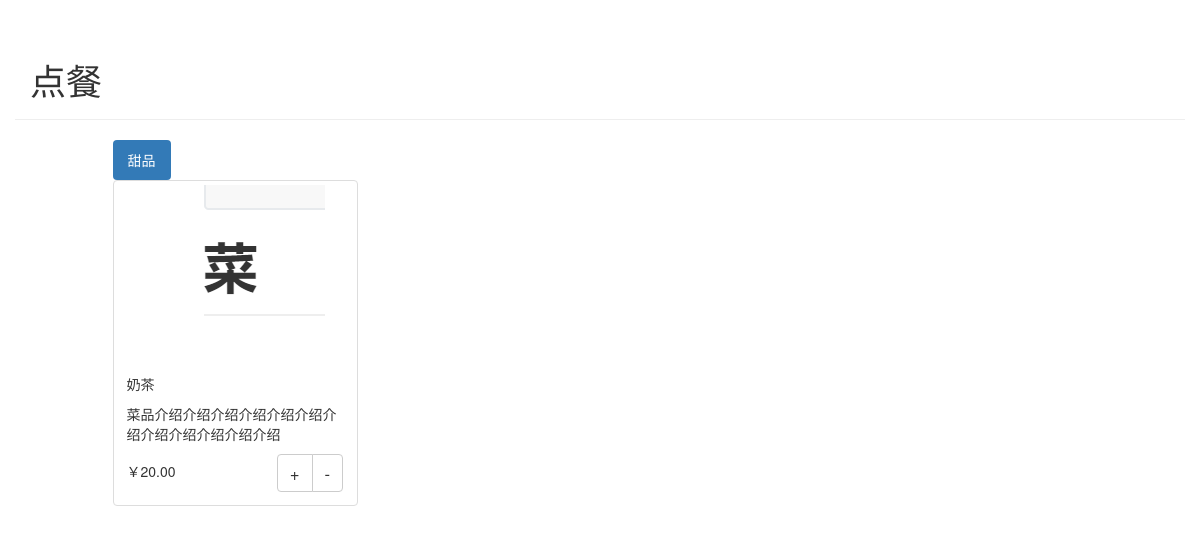
Page /order/menu/ on the earlier database version.
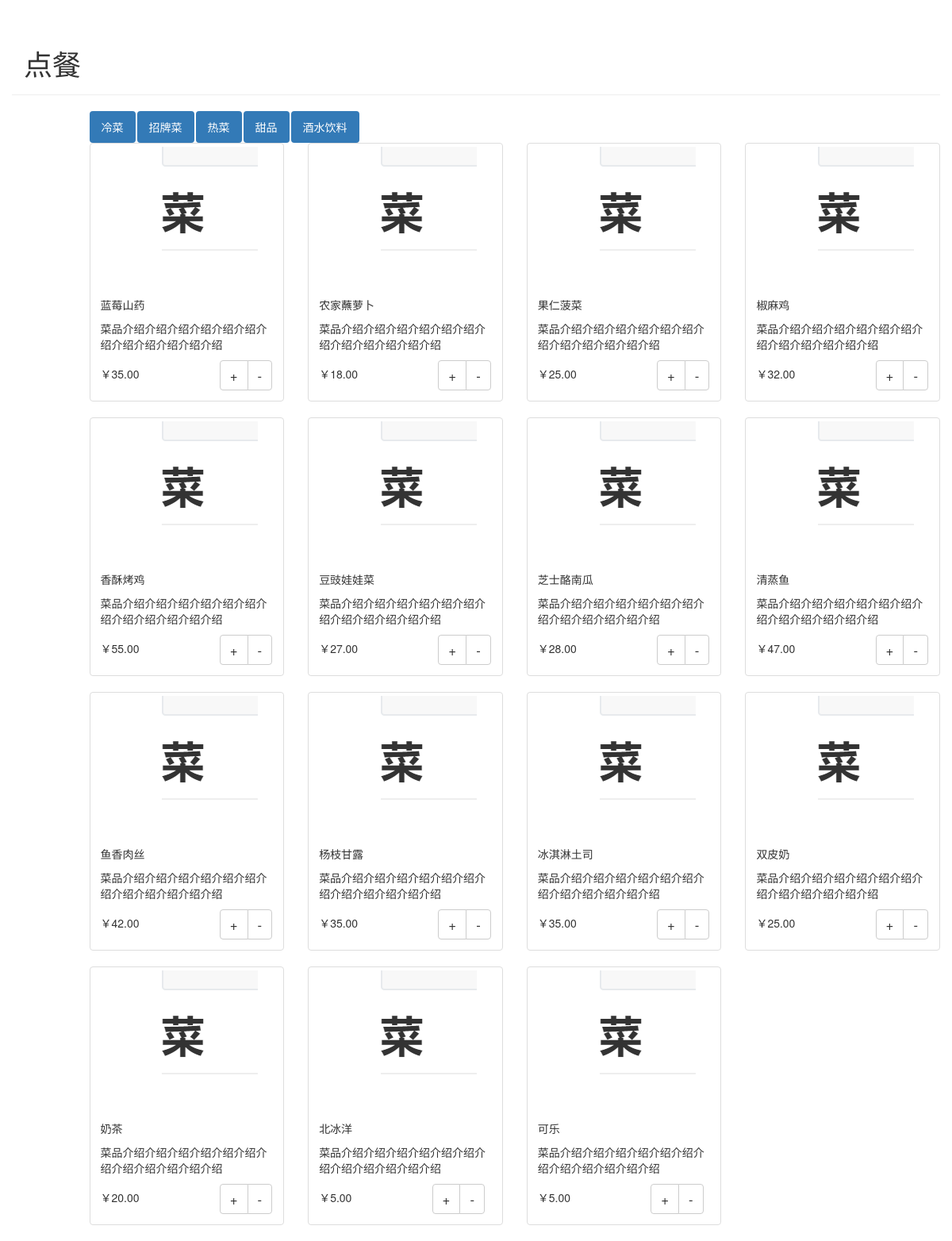
Same page on the later database version.
### business/models.py (models this page shows, shortened)
class CuisineKind(models.Model):
	kind=models.CharField(primary_key=True,max_length=20,verbose_name='菜式')
	num=models.IntegerField(verbose_name='数量')
	class Meta:
		ordering=['kind']

class Cuisine(models.Model):
	name=models.CharField(primary_key=True,max_length=20,verbose_name='菜名')
	kind=models.ForeignKey('CuisineKind',to_field='kind',verbose_name='菜式',on_delete=models.CASCADE)
	price=models.DecimalField(max_digits=5,decimal_places=2,verbose_name='价格')
	img=models.ImageField(verbose_name='图片',upload_to="menus",default='default/cuisineph.png')
	class Meta:
		ordering=['kind']

### order/views.py (the view)
# urls.py: path('menu/',views.get_menu),#菜单页面
def get_menu(request):
	cuisine_kind=CuisineKind.objects.all()
	menu=Cuisine.objects.all()
	return render(request,'order/menu.html',
					{
						'cuisine_kind':cuisine_kind,
						'menu':menu,
					}
				)

### templates/order/menu.html (shortened to what this page needs)
<!DOCTYPE html>
<html lang='en'>
<head>
<link rel="stylesheet" href="https://cdn.jsdelivr.net/npm/bootstrap@3.3.7/dist/css/bootstrap.min.css">
</head>
<body>
<div class="container page-header">
	<h1>点餐</h1>
</div>
<div class="container page-body">
	<div class="row">
		<div class="con-md-10 col-md-offset-1 " >
			<ul class="nav nav-pills ">
				{%for kind in cuisine_kind%}
					<li role="presentation" class="active">
						<a href="#">{{kind.kind}}</a>
					</li>
				{%endfor%}
			</ul>
		</div>
	</div>
<div class="row">
	<div class="con-md-10 col-md-offset-1 " >
		<div class="row">
			{% for cuisine in menu%}
				<div class="col-md-3">
					<div class="thumbnail">
						<img src="{{ cuisine.img }}">
						<div class="caption">
							<p>{{cuisine.name}}</p>
							<p>菜品介绍介绍介绍介绍介绍介绍介绍介绍介绍介绍介绍介绍</p>
							￥{{cuisine.price}}&nbsp;&nbsp;&nbsp;&nbsp;&nbsp;&nbsp;&nbsp;&nbsp;&nbsp;&nbsp;&nbsp;&nbsp;&nbsp;&nbsp;&nbsp;&nbsp;&nbsp;&nbsp;&nbsp;&nbsp;&nbsp;&nbsp;&nbsp;&nbsp;&nbsp;
							<div class="btn-group" role="group" aria-label="add_or_del">
 								<button type="button" class="btn btn-default"><big>+</big></button>
  								<button type="button" class="btn btn-default"><big>-</big></button>
							</div>
						</div>
					</div>
				</div>
			{%endfor%}
		</div>
	</div>
</div>
</div>
</body>
</html>

Differences in the rows shown:
added CuisineKind: kind "冷菜"
added CuisineKind: kind "招牌菜"
added CuisineKind: kind "热菜"
added CuisineKind: kind "酒水饮料"
added Cuisine: img (picture), name "蓝莓山药", price "35.00"
added Cuisine: img (picture), name "农家蘸萝卜", price "18.00"
added Cuisine: img (picture), name "果仁菠菜", price "25.00"
added Cuisine: img (picture), name "椒麻鸡", price "32.00"
added Cuisine: img (picture), name "香酥烤鸡", price "55.00"
added Cuisine: img (picture), name "豆豉娃娃菜", price "27.00"
added Cuisine: img (picture), name "芝士酪南瓜", price "28.00"
added Cuisine: img (picture), name "清蒸鱼", price "47.00"
added Cuisine: img (picture), name "鱼香肉丝", price "42.00"
added Cuisine: img (picture), name "杨枝甘露", price "35.00"
added Cuisine: img (picture), name "冰淇淋土司", price "35.00"
added Cuisine: img (picture), name "双皮奶", price "25.00"
added Cuisine: img (picture), name "北冰洋", price "5.00"
added Cuisine: img (picture), name "可乐", price "5.00"
